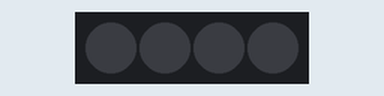
The program below on a simulated BBC micro:bit (MakeCode). On the bench: 4 RGB LEDs in strip order, left to right. Dim RGB values are drawn brighter than linear; random numbers come from a fixed seed.

Above: at 0.1 s.
At 3.6 s:
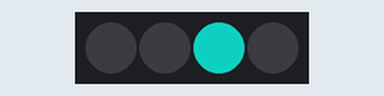
At 9.6 s:
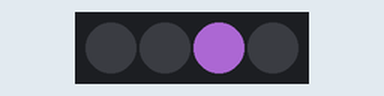
At 14.2 s:
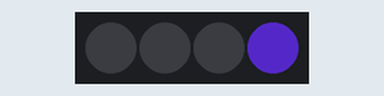
At 20.2 s:
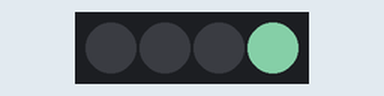
At 39.5 s:
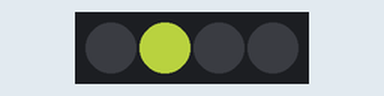
Timing chart, 0 to 40.0 s (numbered marks = the images above):
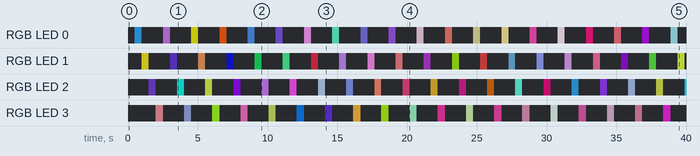

Measured:
- by itself, RGB LED 2: off → RGB(37, 20, 68) at 1.5 s, → off 0.50 s later, → RGB(8, 119, 111) 1.5 s later, → off 0.50 s later, … (39 changes in this stretch)
- by itself, RGB LED 3: off → RGB(102, 62, 65) at 2.0 s, → off 0.52 s later, → RGB(54, 60, 82) 1.5 s later, → off 0.52 s later, … (38 changes in this stretch)

The program:

main.ts
```typescript
let strip = neopixel.create(DigitalPin.P14, 4, NeoPixelMode.RGB)
let R = 0
let G = 0
let B = 0
basic.forever(function () {
    for (let index = 0; index <= 3; index++) {
        R = randint(10, 255)
        G = randint(10, 255)
        B = randint(10, 255)
        strip.clear()
        strip.setPixelColor(index, neopixel.rgb(R, G, B))
        basic.pause(500)
        strip.show()
    }
})
```

test.ts
```typescript
// 在這裡測試；當此封包作為擴充功能時，將不會編譯此內容。
```
